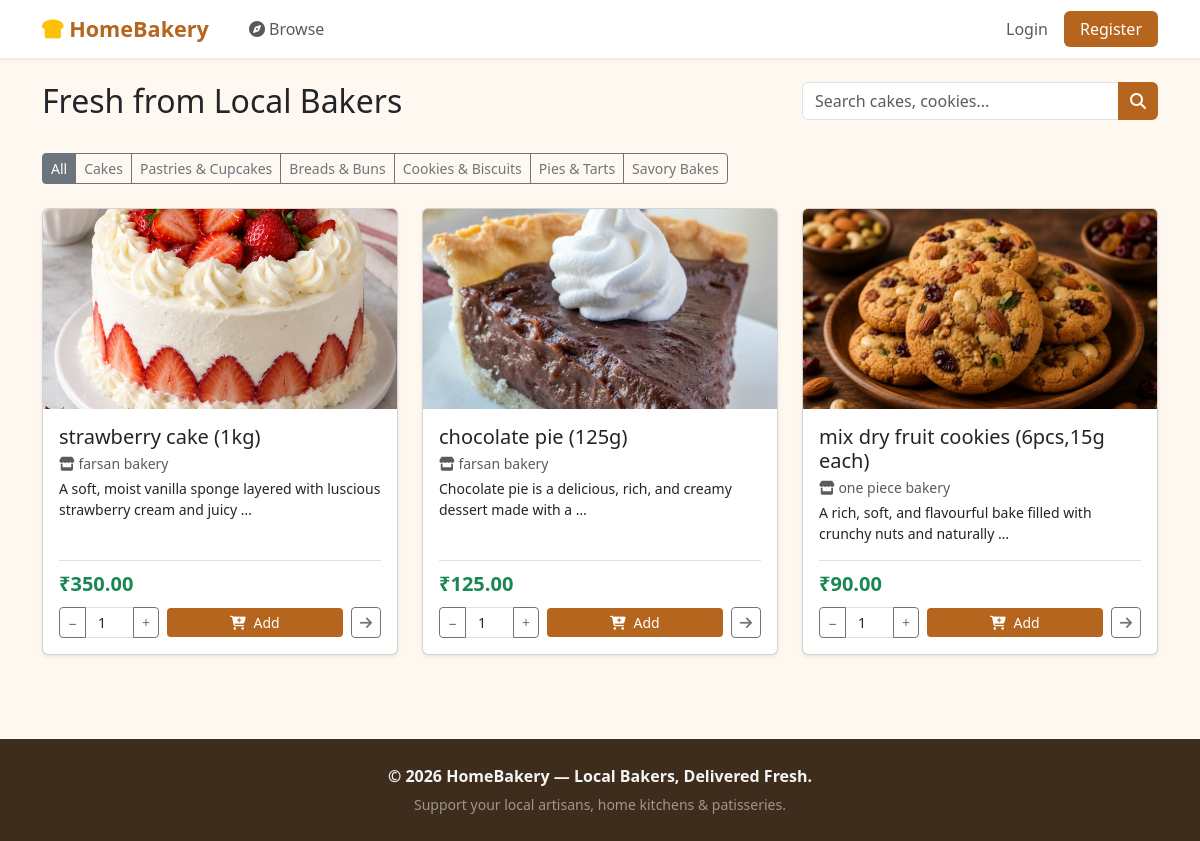
/, run on an earlier commit of the app's database.
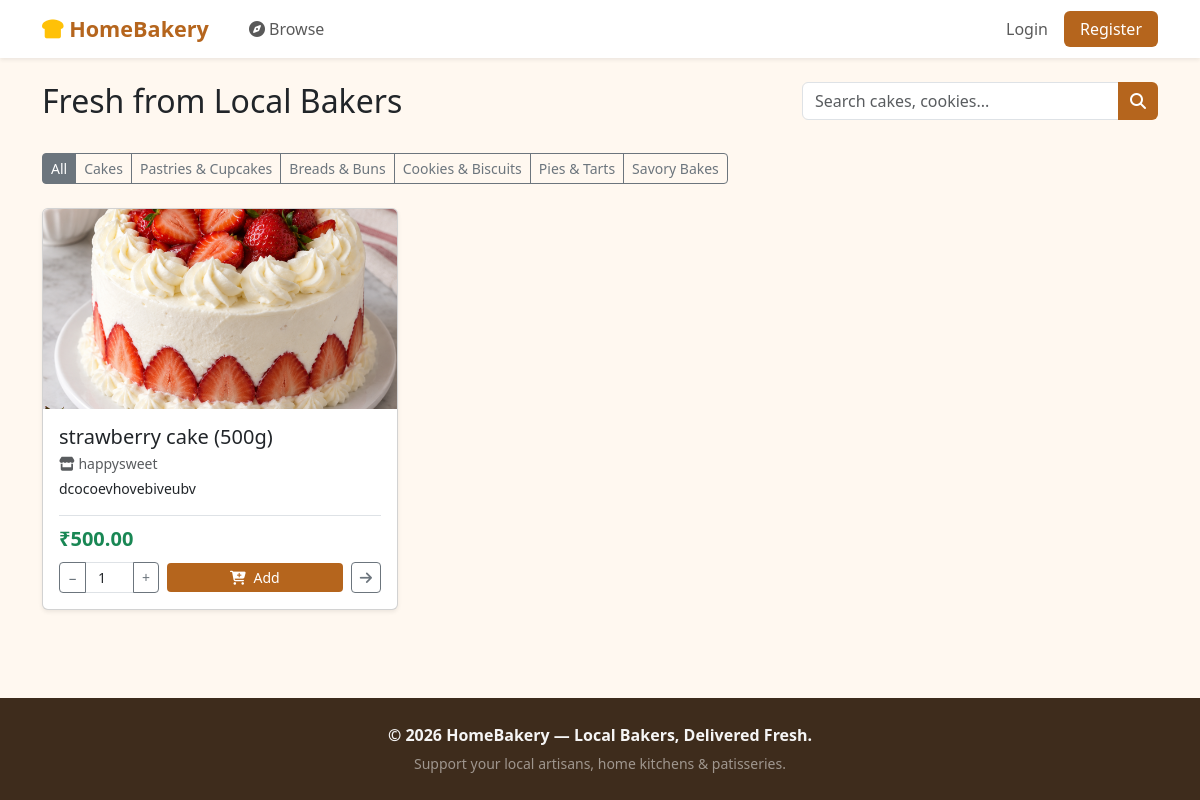
And on a later commit of the database.
### products/models.py (models this page shows, shortened)
class Category(models.Model):
    name = models.CharField(max_length=50)
    class Meta:
        verbose_name_plural = "Categories"

class Product(models.Model):
    seller = models.ForeignKey(Seller, on_delete=models.CASCADE, related_name='products')
    category = models.ForeignKey(Category, on_delete=models.CASCADE)
    name = models.CharField(max_length=100)
    weight = models.CharField(max_length=50, blank=True, default='', help_text="Weight or piece description (e.g. 1 kg, 500g, 6 pcs, 1 piece)")
    price = models.DecimalField(max_digits=8, decimal_places=2, help_text="Total price for this item")
    unit = models.CharField(max_length=10, default='piece', blank=True)
    description = models.TextField()
    image = models.ImageField(upload_to='products/', blank=True, null=True)
    is_customizable = models.BooleanField(default=False)
    prep_time_hours = models.IntegerField(default=24)
    is_available = models.BooleanField(default=True)
    created_at = models.DateTimeField(auto_now_add=True)
    @property
    def display_name(self):
        if self.weight:
            return f"{self.name} ({self.weight})"
        return self.name

### sellers/models.py (models this page shows, shortened)
class Seller(models.Model):
    STATUS_CHOICES = [
        ('pending', 'Pending'),
        ('approved', 'Approved'),
        ('rejected', 'Rejected'),
    ]
    user = models.OneToOneField(User, on_delete=models.CASCADE)
    business_name = models.CharField(max_length=100)
    fssai_number = models.CharField(max_length=50, blank=True)
    bank_account_number = models.CharField(max_length=50, blank=True)
    ifsc_code = models.CharField(max_length=20, blank=True)
    upi_id = models.CharField(max_length=100, blank=True)
    payment_qr = models.ImageField(upload_to='seller_qrs/', blank=True, null=True)
    wallet_balance = models.DecimalField(max_digits=12, decimal_places=2, default=Decimal('0.00'))
    status = models.CharField(max_length=10, choices=STATUS_CHOICES, default='pending')
    created_at = models.DateTimeField(auto_now_add=True)

### products/views.py (the view)
# urls.py: path('', views.product_list, name='product_list'),
def product_list(request):
    products = Product.objects.filter(seller__status='approved')
    query = request.GET.get('q')
    if query:
        products = products.filter(name__icontains=query.strip())
    category_id = request.GET.get('category')
    if category_id:
        products = products.filter(category_id=category_id)
    categories = Category.objects.all()
    return render(request, 'products/product_list.html', {
        'products': products,
        'categories': categories,
    })

### orders/context_processors.py (called while the page is built)
def cart_context(request):
    if hasattr(request, 'user') and request.user.is_authenticated and getattr(request.user, 'role', '') == 'customer':
        return {
            'cart_item_count': CartItem.objects.filter(customer=request.user).count()
        }
    return {
        'cart_item_count': 0
    }

### templates/products/product_list.html (shortened to what this page needs)
{% extends 'base.html' %}
{% block content %}
<div class="row mb-4">
    <div class="col-md-8">
        <h2>Fresh from Local Bakers</h2>
    </div>
    <div class="col-md-4">
        <form method="GET">
            <div class="input-group">
                <input type="text" name="q" class="form-control" placeholder="Search cakes, cookies..." value="{{ request.GET.q }}">
                <button class="btn btn-bakery" type="submit"><i class="fa-solid fa-search"></i></button>
            </div>
        </form>
    </div>
</div>
<div class="row mb-4">
    <div class="col-12">
        <div class="btn-group flex-wrap" role="group">
            <a href="{% url 'product_list' %}" class="btn btn-outline-secondary btn-sm {% if not request.GET.category %}active{% endif %}">All</a>
            {% for category in categories %}
                <a href="?category={{ category.id }}" class="btn btn-outline-secondary btn-sm {% if request.GET.category == category.id|stringformat:'s' %}active{% endif %}">{{ category.name }}</a>
            {% endfor %}
        </div>
    </div>
</div>
<div class="row g-4">
    {% for product in products %}
    <div class="col-md-4 col-sm-6">
        <div class="card card-product h-100 shadow-sm">
            {% if product.image %}
                <img src="{{ product.image.url }}" class="card-img-top" style="height:200px; object-fit:cover;" alt="{{ product.name }}">
            {% else %}
                <div class="bg-light d-flex align-items-center justify-content-center" style="height:200px;">
                    <i class="fa-solid fa-cake-candles fa-3x text-muted"></i>
                </div>
            {% endif %}
            <div class="card-body d-flex flex-column">
                <h5 class="card-title mb-1">{{ product.display_name }}</h5>
                <p class="text-muted small mb-1"><i class="fa-solid fa-store"></i> {{ product.seller.business_name }}</p>
                <p class="card-text small">{{ product.description|truncatewords:12 }}</p>
                <div class="mt-auto pt-2 border-top">
                    <div class="d-flex justify-content-between align-items-center mb-2">
                        <span class="fw-bold text-success fs-5">₹{{ product.price }}</span>
                    </div>
                    {% if product.is_available %}
                        {% if user.is_authenticated and user.role == 'seller' %}
                            <a href="{% url 'product_detail' product.id %}" class="btn btn-outline-secondary btn-sm w-100">
                                <i class="fa-solid fa-eye me-1"></i> View Details
                            </a>
                        {% else %}
                            <form method="POST" action="{% url 'add_to_cart' product.id %}" class="d-flex gap-2 align-items-center">
                                <div class="input-group input-group-sm" style="width: 100px;">
                                    <button type="button" class="btn btn-outline-secondary px-2" onclick="changeCardQty('qty_{{ product.id }}', -1)">−</button>
                                    <input type="number" name="quantity" id="qty_{{ product.id }}" value="1" min="1" step="1" class="form-control text-center px-1" required>
                                    <button type="button" class="btn btn-outline-secondary px-2" onclick="changeCardQty('qty_{{ product.id }}', 1)">+</button>
                                </div>
                                <button type="submit" class="btn btn-bakery btn-sm flex-grow-1" title="Add to Cart">
                                    <i class="fa-solid fa-cart-plus me-1"></i> Add
                                </button>
                                <a href="{% url 'product_detail' product.id %}" class="btn btn-outline-secondary btn-sm" title="View details & reviews">
                                    <i class="fa-solid fa-arrow-right"></i>
                                </a>
                            </form>
                        {% endif %}
                    {% endif %}
                </div>
            </div>
        </div>
    </div>
    {% empty %}
        <div class="col-12 text-center text-muted py-5">
            <i class="fa-solid fa-box-open fa-3x mb-3"></i>
            <p>No products found.</p>
        </div>
    {% endfor %}
</div>
{% endblock %}

### templates/base.html (shortened to what this page needs)
<!DOCTYPE html>
{% load static %}
<html lang="en">
<head>
    <link href="https://cdn.jsdelivr.net/npm/bootstrap@5.3.3/dist/css/bootstrap.min.css" rel="stylesheet">
    <link href="https://cdnjs.cloudflare.com/ajax/libs/font-awesome/6.5.1/css/all.min.css" rel="stylesheet">
</head>
<body>
<nav class="navbar navbar-expand-lg navbar-light bg-white shadow-sm sticky-top">
    <div class="container">
        <a class="navbar-brand" href="{% url 'product_list' %}"><i class="fa-solid fa-bread-slice text-warning"></i> HomeBakery</a>
        <div class="collapse navbar-collapse" id="navMenu">
            <ul class="navbar-nav me-auto ms-3">
                <li class="nav-item"><a class="nav-link" href="{% url 'product_list' %}"><i class="fa-solid fa-compass"></i> Browse</a></li>
            </ul>
            <ul class="navbar-nav ms-auto align-items-lg-center">
                {% if user.is_authenticated %}
                    {% if user.role == 'customer' %}
                        <li class="nav-item"><a class="nav-link" href="{% url 'customer_orders' %}"><i class="fa-solid fa-box"></i> My Orders</a></li>
                        <li class="nav-item">
                            <a class="nav-link" href="{% url 'cart_view' %}">
                                <i class="fa-solid fa-cart-shopping"></i> Cart
                                {% if cart_item_count %}
                                    <span class="badge rounded-pill bg-danger ms-1">{{ cart_item_count }}</span>
                                {% endif %}
                            </a>
                        </li>
                        <li class="nav-item">
                            <a class="btn btn-outline-bakery btn-sm ms-lg-2 my-1 my-lg-0 px-2" href="{% url 'seller_register' %}">
                                <i class="fa-solid fa-store"></i> Become a Seller
                            </a>
                        </li>
                    {% endif %}
                    {% if user.is_staff or user.is_superuser %}
                        <li class="nav-item">
                            <a class="nav-link fw-semibold text-warning" href="{% url 'admin_dashboard' %}">
                                <i class="fa-solid fa-gauge-high"></i> Admin Portal
                            </a>
                        </li>
                        <li class="nav-item">
                            <a class="nav-link text-secondary" href="/admin/" target="_blank">
                                <i class="fa-solid fa-screwdriver-wrench"></i> Django Admin
                            </a>
                        </li>
                    {% endif %}
                    <li class="nav-item dropdown">
                        <span class="nav-link fw-semibold"><i class="fa-solid fa-circle-user text-muted"></i> {{ user.username }}</span>
                    </li>
                    <li class="nav-item"><a class="nav-link text-danger" href="{% url 'logout' %}"><i class="fa-solid fa-right-from-bracket"></i> Logout</a></li>
                {% else %}
                    <li class="nav-item"><a class="nav-link" href="{% url 'login' %}">Login</a></li>
                    <li class="nav-item"><a class="btn btn-bakery text-white px-3 ms-lg-2" href="{% url 'register' %}">Register</a></li>
                {% endif %}
            </ul>
        </div>
    </div>
</nav>
<div class="container py-4 main-container">
    {% block content %}{% endblock %}
</div>
<footer class="text-center">
    <div class="container">
        <p class="mb-1 fw-semibold">&copy; {% now "Y" %} HomeBakery — Local Bakers, Delivered Fresh.</p>
        <small class="text-white-50">Support your local artisans, home kitchens &amp; patisseries.</small>
    </div>
</footer>
</body>
</html>

### templates/base.html (style rules this page uses)
body { background-color: #fff8f0; min-height: 100vh; display: flex; flex-direction: column; }
.main-container { flex: 1; }
.navbar-brand { font-weight: bold; color: #b5651d !important; font-size: 1.35rem; }
.btn-bakery { background-color: #b5651d; color: white; border: none; }
.card-product { transition: transform 0.15s ease-in-out; }
footer { background-color: #3e2c1c; color: #f5f5f5; padding: 25px 0; margin-top: 60px; }

What changed in the data, as far as the page shows it:
removed Product: image (picture), display_name "strawberry cake (1kg)", seller.business_name "farsan bakery", description "A soft, moist vanilla sponge layered with luscious strawberry cream and juicy …", price "350.00"
removed Product: image (picture), display_name "chocolate pie (125g)", seller.business_name "farsan bakery", description "Chocolate pie is a delicious, rich, and creamy dessert made with a …", price "125.00"
removed Product: image (picture), display_name "mix dry fruit cookies (6pcs,15g each)", seller.business_name "one piece bakery", description "A rich, soft, and flavourful bake filled with crunchy nuts and naturally …", price "90.00"
added Product: image (picture), display_name "strawberry cake (500g)", seller.business_name "happysweet", description "dcocoevhovebiveubv", price "500.00"
